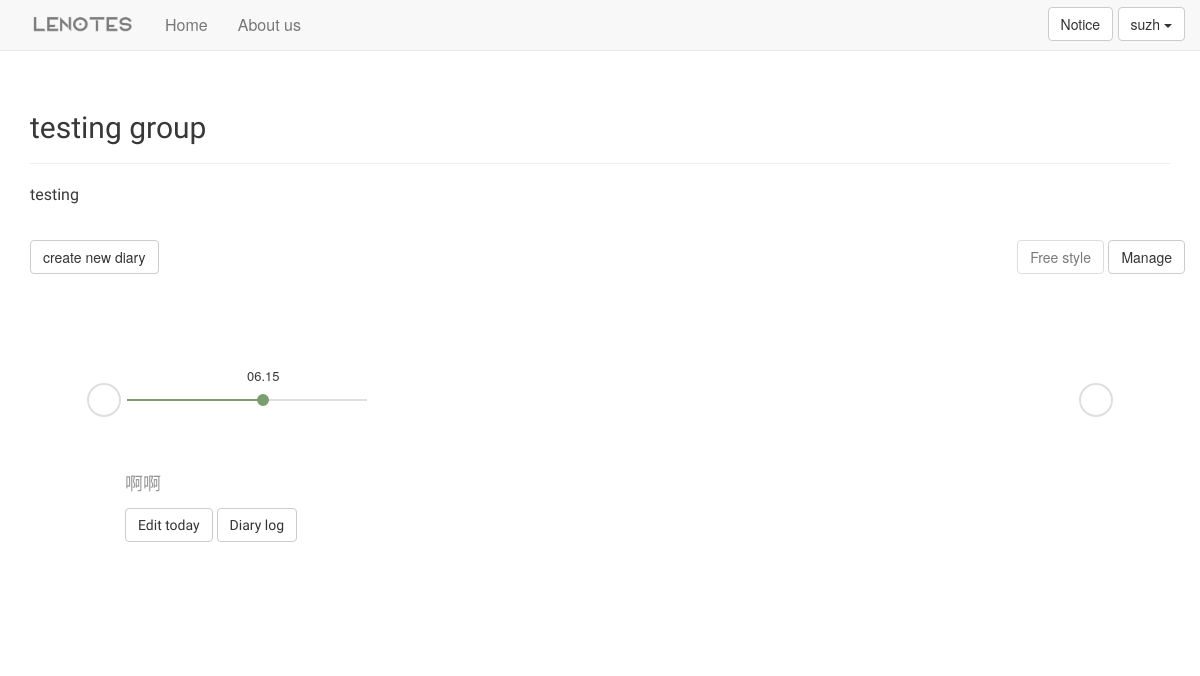
Before: /diary_month/15/2018/6/1 (signed in) with the older database file.
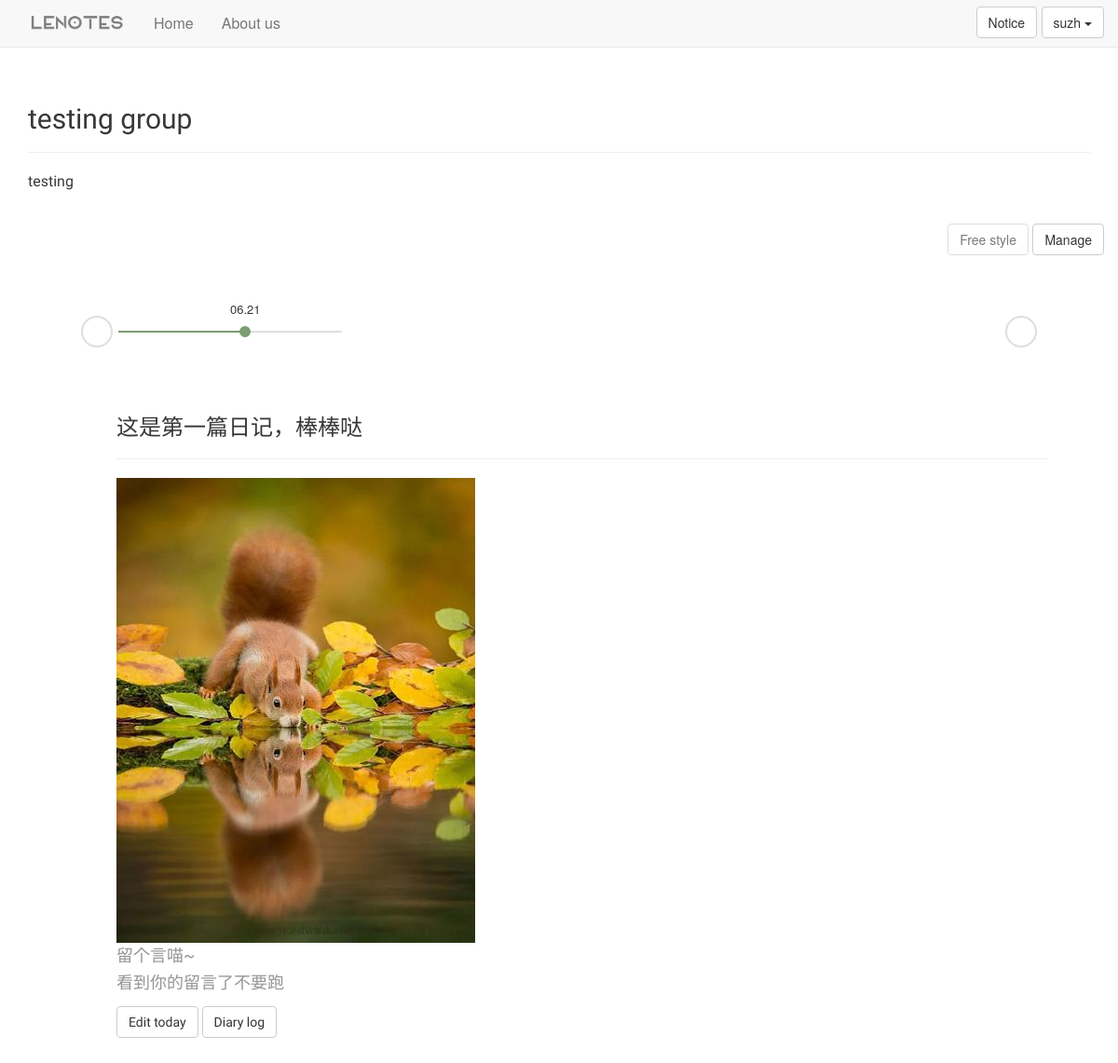
After: the same page with the newer database file.
### lenotes/models.py (models this page shows, shortened)
class Diary(models.Model):
    content = MarkdownxField()
    date_added = models.DateTimeField(auto_now_add = True)
    group = models.ForeignKey(Group,on_delete = models.CASCADE)
    diary_log = models.TextField(default=str(datetime.now()) + "  Create diary")

### lenotes/views.py (the view)
# urls.py: path('diary_month/<int:group_id>/<int:year>/<int:month>/<int:styleSelect>', views.diary_month, name = 'diary_month'),
@login_required
def diary_month(request, group_id, year, month, styleSelect):
    get_group = Group.objects.get(id=group_id)
    tdiary = get_group.diary_set.order_by('-date_added')
    createJudge = False
    if tdiary.count()==0:
        createJudge = True
    elif tdiary[0].date_added.year != datetime.now().year or tdiary[0].date_added.month != datetime.now().month\
        or tdiary[0].date_added.day != datetime.now().day:
        createJudge = True
    diarys = get_group.diary_set.filter(date_added__year=year, date_added__month = month)
    odiarys = diarys.order_by('date_added')
    lastMonth, lastYear, nextMonth, nextYear = 1, 1, 1, 1
    lastMonthJudge = True
    if tdiary.count() == 0 or month==tdiary[len(tdiary)-1].date_added.month:
        lastMonthJudge = False
    if month==1:
        lastMonth = 12
        lastYear = year-1
    else:
        lastMonth = month-1
        lastYear = year
    nextMonthJudge = True
    if month==datetime.now().month:
        nextMonthJudge = False
    if month==12:
        nextMonth = 1
        nextYear = year+1
    else:
        nextMonth = month+1
        nextYear = year
    context = {
        'group': get_group,
        'odiarys': odiarys,
        'createJudge': createJudge,
        'nowYear': year,
        'nowMonth': month,
        'lastMonth': lastMonth,
        'lastYear': lastYear,
        'lastMonthJudge': lastMonthJudge,
        'nextMonthJudge': nextMonthJudge,
        'nextMonth': nextMonth,
        'nextYear': nextYear,
    }
    if styleSelect == 1:
        return render(request, 'lenotes/group_diary_md.html', context)
    elif styleSelect == 2:
        return render(request, 'lenotes/group_diary.html', context)

### lenotes/models.py (called while the page is built)
    def __str__(self):
        return self.name

### lenotes/templatetags/base.py (called while the page is built)
@register.filter
def getUnreadCount(user):
    try:
        info = UserInfo.objects.get(user=user)
    except ObjectDoesNotExist:
        return 0
    else:
        return info.unread_count

@register.filter(is_safe = True)
@stringfilter
def custom_markdown(value):
    return mark_safe(markdown.markdown(value,
                              extensions = ['markdown.extensions.extra',
											'markdown.extensions.toc',
											'markdown.extensions.sane_lists',
											'markdown.extensions.nl2br',
                                            'markdown.extensions.codehilite'],
                              safe_mode = True,
                              enable_attributes = False))

### lenotes/templates/lenotes/group_diary_md.html (shortened to what this page needs)
{% extends 'lenotes/base.html' %} {% load bootstrap3 %}{% load staticfiles %}{% load base %} {% block header %}
<h2>{{ group }}</h2>
{% endblock header %} {% block content %}
<p>
    {{group.intro}}
    <ul class="nav navbar-nav navbar-right">
        <a class="btn btn-default" href="#" role="button" title="还没有做完哦，以后更新~" disabled>Free style</a>
        <a class="btn btn-default" href="{% url 'lenotes:manage' group.id %}" role="button">Manage</a>
    </ul>
</p>
<li>
     {% if createJudge %}
    <a href="{% url 'lenotes:new_diary' group.id %}" class="btn btn-default">create new diary</a> {% endif %}
</li>
<div>
    <section class="cd-horizontal-timeline">
        <div class="timeline" style="bottom: 20px">
            <div class="events-wrapper">
                <div class="events">
                    <ol>
                        {% for diary in odiarys %} {% if forloop.last %}
                        <li><a href="#0" data-date="{{diary.date_added|date:'d/m/Y'}}" class="selected">{{diary.date_added|date:'m.d'}}</a></li>
                        {% else %}
                        <li><a href="#0" data-date="{{diary.date_added|date:'d/m/Y'}}">{{diary.date_added|date:'m.d'}}</a></li>
                        {% endif %} {% endfor %}
                    </ol>
                    <span class="filling-line" aria-hidden="true"></span>
                </div>
            </div>
            <ul class="cd-timeline-navigation">
                <li><a href="#0" class="prev inactive">Prev</a></li>
                <li><a href="#0" class="next">Next</a></li>
            </ul>
        </div>
        <div class="events-content" style="margin-top: 0px">
            <ol>
                {% for diary in odiarys %} {% if forloop.last %}
                <li data-date="{{diary.date_added|date:'d/m/Y'}}" class="selected">
                    <div style="width: 1200px; font-family:'Fira Sans'">
                        {{diary.content|custom_markdown}}
                        <a href="{% url 'lenotes:edit_diary_md' diary.id %}" class="btn btn-default">Edit today</a>
                        <a href="{% url 'lenotes:diary_log' diary.id %}" class="btn btn-default">Diary log</a>
                    </div>
                </li>
                {% endif %} {% empty %}
                <li class="selected">
                    <div style="height: 300px;">
                        这个月没日记哦·····
                    </div>
                </li>
                {% endfor %}
            </ol>
        </div>
    </section>
</div>
{% load static %}
<link rel="stylesheet" href="{% static 'css/diary_style.css' %}">
{% endblock content %})

Changed rows visible on the page:
removed Diary: date_added "06.15", content|custom_markdown "啊啊"
added Diary: date_added "06.21", content|custom_markdown "这是第一篇日记，棒棒哒 留个言喵~ 看到你的留言了不要跑", content|custom_markdown (picture)
Other visible differences:
text no longer shown: "create new diary"
